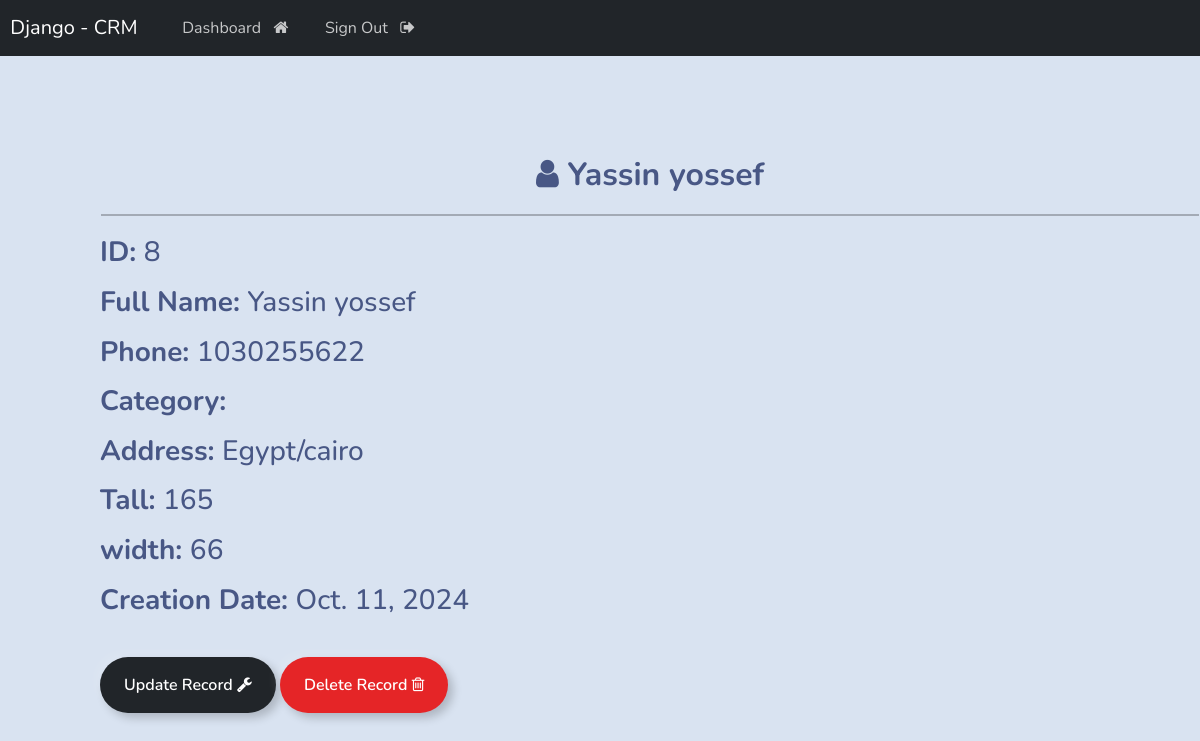
Page /view/8/ (signed in) on the committed database.
### webapp/models.py (models this page shows, shortened)
class Record(models.Model):
    first_name=models.CharField(max_length=250)
    last_name=models.CharField(max_length=250)
    phone=models.IntegerField()
    tall=models.IntegerField()
    width=models.IntegerField()
    address=models.CharField(max_length=500)
    create_at=models.DateField(auto_now_add=True)
    category=models.ForeignKey(Category,on_delete=models.CASCADE)
    class Meta:
        ordering=['-id']

### webapp/views.py (the view)
# urls.py: path('view/<int:record_id>/',views.view_record,name="view_record"),
@login_required(login_url='login')
def view_record(request,record_id):
    all_records=get_object_or_404(Record,id=record_id)
    context={'record':all_records}
    return render(request,'web/view_record.html',context)

### templates/web/view_record.html
{% extends 'base.html' %}
{% load crispy_forms_tags %}
{% block content %}
<div style="padding-left: 100px; padding-top: 100px; padding-bottom: 40px;">
    <strong class="text-center">
        <h2>
            <b><i class="fa fa-user" aria-hidden="true"></i>
                 {{ record.first_name|capfirst }} {{ record.last_name }}</b>
        </h2>
    </strong>
    <hr style="border:1px solid #000;margin: 20px 1px;">
    <div class="cart-body">
        <h3>
            <p><strong>ID: </strong>{{ record.id }}</p>
            <p><strong>Full Name: </strong>  {{ record.first_name|capfirst }} {{ record.last_name }}</p>
            <p><strong>Phone: </strong>{{ record.phone }}</p>
            <p><strong>Category: </strong>{{ record.categoty }}</p>
            <p><strong>Address: </strong>{{ record.address }}</p>
            <p><strong>Tall: </strong>{{ record.tall }}</p>
            <p><strong>width: </strong>{{ record.width }}</p>
            <p><strong>Creation Date: </strong>{{ record.create_at }}</p>
        </h3>
    </div>
    <br>
    <a href="{% url 'update_record' record.id %}" class="btn btn-outline-dark">Update Record <i class="fa fa-wrench" aria-hidden="true"></i>
    </a>
    <a href="{% url 'delete_record' record.id %}" onclick="return confirm('Are you sure you want to delete this record?')" class="btn btn-outline-danger">Delete Record <i class="fa fa-trash-o" aria-hidden="true"></i>
    </a>
</div>
{% endblock %}

### rows in the picture
Record: first_name "Yassin", last_name "yossef", id "8", phone "1030255622", address "Egypt/cairo", tall "165", width "66", create_at "Oct. 11, 2024"
